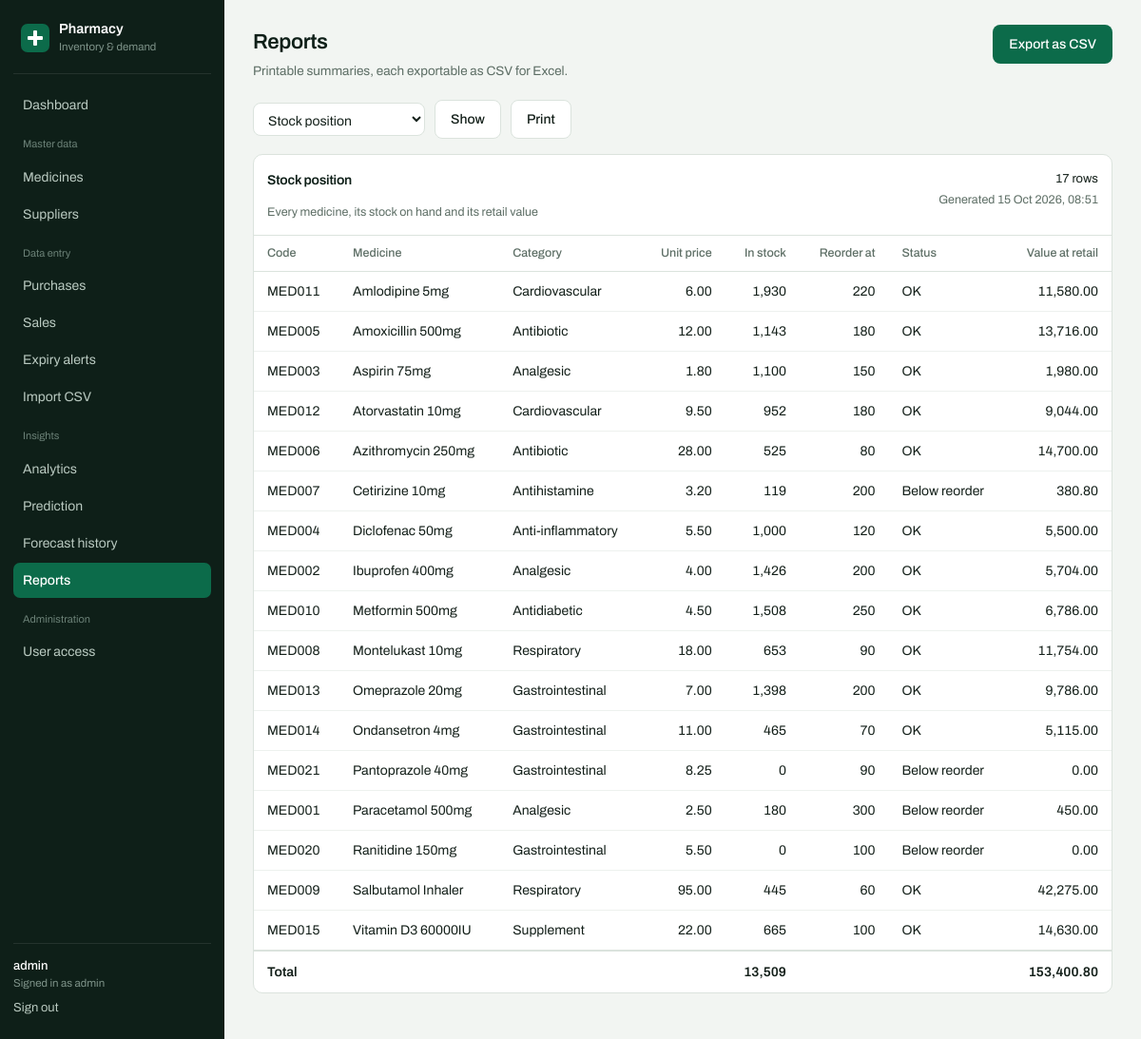
The app's page /reports (signed in) with its own data.
### models.py (models this page shows, shortened)
class Medicine(db.Model):
    __tablename__ = "medicines"
    medicine_id = db.Column(db.Integer, primary_key=True)
    medicine_code = db.Column(db.String(20), unique=True, nullable=False, index=True)
    name = db.Column(db.String(120), nullable=False)
    category = db.Column(db.String(60), nullable=False, index=True)  # EDA groups by this
    unit_price = db.Column(db.Float, nullable=False)                 # selling price
    reorder_level = db.Column(db.Integer, nullable=False, default=50)
    is_active = db.Column(db.Boolean, nullable=False, default=True)
    purchase_items = db.relationship("PurchaseItem", back_populates="medicine")
    sales = db.relationship("Sale", back_populates="medicine")
    forecasts = db.relationship("Forecast", back_populates="medicine")
    @property
    def total_purchased(self):
        return sum(item.quantity for item in self.purchase_items)
    @property
    def total_sold(self):
        return sum(s.quantity for s in self.sales)
    @property
    def current_stock(self):
        return self.total_purchased - self.total_sold
    @property
    def is_low_stock(self):
        return self.current_stock <= self.reorder_level

### app.py (the view)
@app.route("/reports")
@login_required
def reports():
    key = request.args.get("key", "stock")
    if key not in report_service.REPORTS:
        key = "stock"
    days = request.args.get("days", default=30, type=int)
    days = max(1, min(days, 3650))
    return render_template("reports.html",
                           reports=report_service.REPORTS,
                           key=key, days=days,
                           report=report_service.build(key, days),
                           generated=datetime.now().strftime("%d %b %Y, %H:%M"))

### app.py (called while the page is built)
def login_required(view):
    @wraps(view)
    def wrapped(*args, **kwargs):
        if "user_id" not in session:
            flash("Please log in first.", "warning")
            return redirect(url_for("login"))
        return view(*args, **kwargs)
    return wrapped

@app.context_processor
def inject_user():
    return {"current_user": {"username": session.get("username"),
                             "role": session.get("role")}}

### services/report_service.py (called while the page is built)
def stock_report():
    rows = []
    for m in Medicine.query.order_by(Medicine.name).all():
        stock = m.current_stock
        rows.append([
            m.medicine_code, m.name, m.category,
            round(m.unit_price, 2), stock, m.reorder_level,
            "Below reorder" if m.is_low_stock else "OK",
            round(stock * m.unit_price, 2),
        ])
    return {
        "title": "Stock position",
        "subtitle": "Every medicine, its stock on hand and its retail value",
        "columns": ["Code", "Medicine", "Category", "Unit price",
                    "In stock", "Reorder at", "Status", "Value at retail"],
        "numeric": [3, 4, 5, 7],
        "rows": rows,
        "totals": ["", "", "", "", sum(r[4] for r in rows), "", "",
                   round(sum(r[7] for r in rows), 2)],
    }

def build(key, days=30):
    spec = REPORTS[key]
    return spec["build"](days) if spec["periods"] else spec["build"]()

### templates/reports.html (shortened to what this page needs)
{% extends "base.html" %}
{% block content %}
<div class="page-head">
  <div>
    <h1>Reports</h1>
    <p>Printable summaries, each exportable as CSV for Excel.</p>
  </div>
  <a class="btn btn-primary"
     href="{{ url_for('report_export', key=key, days=days) }}">
    Export as CSV
  </a>
</div>
<form class="filters" method="GET">
  <select name="key">
    {% for k, spec in reports.items() %}
      <option value="{{ k }}" {{ 'selected' if key == k }}>{{ spec.label }}</option>
    {% endfor %}
  </select>
  <button class="btn btn-quiet" type="submit">Show</button>
  <button class="btn btn-quiet" type="button" onclick="window.print()">Print</button>
</form>
<section class="panel report">
  <div class="report-head">
    <div>
      <h2 class="section-title">{{ report.title }}</h2>
      <p class="hint">{{ report.subtitle }}</p>
    </div>
    <div class="report-meta">
      <div>{{ report.rows|length }} row{{ '' if report.rows|length == 1 else 's' }}</div>
      <div class="hint">Generated {{ generated }}</div>
    </div>
  </div>
  <div class="table-wrap">
    <table class="data">
      <thead>
        <tr>
          {% for c in report.columns %}
            <th class="{{ 'num' if loop.index0 in report.numeric }}">{{ c }}</th>
          {% endfor %}
        </tr>
      </thead>
      <tbody>
        {% for row in report.rows %}
        <tr>
          {% for cell in row %}
            <td class="{{ 'num' if loop.index0 in report.numeric }}">
              {% if cell is number and loop.index0 in report.numeric %}
                {{ "{:,.2f}".format(cell) if cell is float else "{:,}".format(cell) }}
              {% else %}
                {{ cell }}
              {% endif %}
            </td>
          {% endfor %}
        </tr>
        {% else %}
        <tr>
          <td colspan="{{ report.columns|length }}" class="empty">
            Nothing to report for this selection.
          </td>
        </tr>
        {% endfor %}
      </tbody>
      {% if report.rows and report.totals %}
      <tfoot>
        <tr>
          {% for cell in report.totals %}
            <td class="{{ 'num' if loop.index0 in report.numeric }}">
              {% if loop.index0 == 0 %}
                Total
              {% elif cell is number %}
                {{ "{:,.2f}".format(cell) if cell is float else "{:,}".format(cell) }}
              {% else %}
                {{ cell }}
              {% endif %}
            </td>
          {% endfor %}
        </tr>
      </tfoot>
      {% endif %}
    </table>
  </div>
</section>
{% endblock %}

### static/css/style.css (style rules this page uses)
:root { --ink: #0E1F18; --ink-soft: #1B332A; --green: #0C6B4A; --green-lift: #118A5F; --green-wash: #E6F1EC; --paper: #F2F5F2; --surface: #FFFFFF; --line: #DBE3DD; --text: #14201A; --muted: #5D6E65; --amber: #9A6407; --amber-wash: #FBF0DC; --red: #A42A1E; --red-wash: #FAE8E5; --sidebar-w: 236px; --radius: 10px; }
* { box-sizing: border-box; }
body { margin: 0; background: var(--paper); color: var(--text); font-family: Archivo, system-ui, -apple-system, "Segoe UI", sans-serif; font-size: 15px; line-height: 1.5; font-variant-numeric: tabular-nums; }
h1, h2, h3, h4, h5 { font-weight: 600; letter-spacing: -0.015em; color: var(--ink); margin: 0; }
a { color: var(--green); }
.page-head { display: flex; align-items: baseline; justify-content: space-between; gap: 16px; margin-bottom: 20px; }
.page-head h1 { font-size: 22px; }
.page-head p { margin: 4px 0 0; color: var(--muted); font-size: 13.5px; }
.panel { background: var(--surface); border: 1px solid var(--line); border-radius: var(--radius); overflow: hidden; }
.table-wrap { overflow-x: auto; }
table.data { width: 100%; border-collapse: collapse; font-size: 14px; }
table.data th { text-align: left; font-weight: 500; font-size: 12.5px; color: var(--muted); padding: 9px 14px; border-bottom: 1px solid var(--line); white-space: nowrap; }
table.data td { padding: 10px 14px; border-bottom: 1px solid #EDF1EE; }
table.data tr:last-child td { border-bottom: 0; }
.num { text-align: right; font-variant-numeric: tabular-nums; white-space: nowrap; }
.btn { display: inline-block; padding: 9px 16px; border: 1px solid transparent; border-radius: 8px; font: inherit; font-weight: 500; font-size: 14px; cursor: pointer; text-decoration: none; }
.btn-primary { background: var(--green); color: #fff; }
.hint { font-size: 12.5px; color: var(--muted); margin-top: 4px; }
.filters { display: flex; flex-wrap: wrap; gap: 10px; align-items: center; margin-bottom: 16px; }
.filters input[type="search"], .filters input[type="date"], .filters select { padding: 8px 11px; border: 1px solid var(--line); border-radius: 8px; font: inherit; font-size: 14px; background: #fff; color: var(--text); }
.btn-quiet { background: var(--surface); border-color: var(--line); color: var(--text); }
.section-title { font-size: 14px; font-weight: 600; margin-bottom: 14px; }
table.data th.num, table.inner th.num { text-align: right; }
.report-head { display: flex; justify-content: space-between; align-items: flex-start; gap: 20px; padding: 16px 14px 14px; border-bottom: 1px solid var(--line); }
.report-head .hint { margin: 3px 0 0; }
.report-meta { text-align: right; font-size: 13px; }
.report-meta .hint { margin: 2px 0 0; }
table.data tfoot td { border-top: 2px solid var(--line); font-weight: 600; padding-top: 11px; padding-bottom: 11px; }

### records on screen
Medicine: medicine_code "MED011", name "Amlodipine 5mg", category "Cardiovascular", value "6.00" "1,930" "220" "11,580.00", row "OK"
Medicine: medicine_code "MED005", name "Amoxicillin 500mg", category "Antibiotic", value "12.00" "1,143" "180" "13,716.00", row "OK"
Medicine: medicine_code "MED003", name "Aspirin 75mg", category "Analgesic", value "1.80" "1,100" "150" "1,980.00", row "OK"
Medicine: medicine_code "MED012", name "Atorvastatin 10mg", category "Cardiovascular", value "9.50" "952" "180" "9,044.00", row "OK"
Medicine: medicine_code "MED006", name "Azithromycin 250mg", category "Antibiotic", value "28.00" "525" "80" "14,700.00", row "OK"
Medicine: medicine_code "MED007", name "Cetirizine 10mg", category "Antihistamine", value "3.20" "119" "200" "380.80", row "Below reorder"
Medicine: medicine_code "MED004", name "Diclofenac 50mg", category "Anti-inflammatory", value "5.50" "1,000" "120" "5,500.00", row "OK"
Medicine: medicine_code "MED002", name "Ibuprofen 400mg", category "Analgesic", value "4.00" "1,426" "200" "5,704.00", row "OK"
Medicine: medicine_code "MED010", name "Metformin 500mg", category "Antidiabetic", value "4.50" "1,508" "250" "6,786.00", row "OK"
Medicine: medicine_code "MED008", name "Montelukast 10mg", category "Respiratory", value "18.00" "653" "90" "11,754.00", row "OK"
Medicine: medicine_code "MED013", name "Omeprazole 20mg", category "Gastrointestinal", value "7.00" "1,398" "200" "9,786.00", row "OK"
Medicine: medicine_code "MED014", name "Ondansetron 4mg", category "Gastrointestinal", value "11.00" "465" "70" "5,115.00", row "OK"
Medicine: medicine_code "MED021", name "Pantoprazole 40mg", category "Gastrointestinal", value "8.25" "0" "90" "0.00", row "Below reorder"
Medicine: medicine_code "MED001", name "Paracetamol 500mg", category "Analgesic", value "2.50" "180" "450.00", reorder_level "300", row "Below reorder"
Medicine: medicine_code "MED020", name "Ranitidine 150mg", category "Gastrointestinal", value "5.50" "0" "100" "0.00", row "Below reorder"
Medicine: medicine_code "MED009", name "Salbutamol Inhaler", category "Respiratory", value "95.00" "445" "60" "42,275.00", row "OK"
Medicine: medicine_code "MED015", name "Vitamin D3 60000IU", category "Supplement", value "22.00" "665" "100" "14,630.00", row "OK"

### other values on screen
{{ current_user.username }} "admin"
{{ current_user.role }} "admin"
{{ report.title }} "Stock position"
{{ report.subtitle }} "Every medicine, its stock on hand and its retail value"
{{ report.rows|length }} "17"
{{ '' if report.rows|length == 1 else 's' }} "s"
{{ c }} "Code" "Medicine" "Category" "Unit price" "In stock" "Reorder at" "Status" "Value at retail"
{{ "{:,.2f}".format(cell) if cell is float else "{:,}".format(cell) }} "13,509" "153,400.80"
form field key "Stock position"
